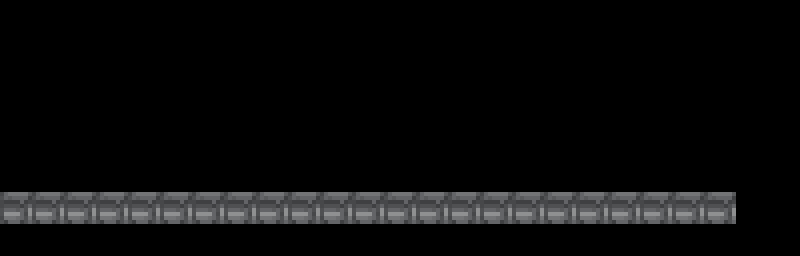

A 2D game scene composited from a Tiled map and its tileset images. What follows is a short description and the map's XML, with each tile layer's data collapsed to a summary:
An orthogonal 25x8 tile map with 32x32 px tiles, 1 tile layer (floor).

<map version="1.0" orientation="orthogonal" width="25" height="8" tilewidth="32" tileheight="32">
 <tileset firstgid="1" name="tiles" tilewidth="32" tileheight="32">
  <image source="tiles.png" width="560" height="640" />
 </tileset>
 <layer name="floor" width="25" height="8">
  <data>[200 cells, 23 non-empty, 1 distinct tile ids]</data>
 </layer>
</map>
